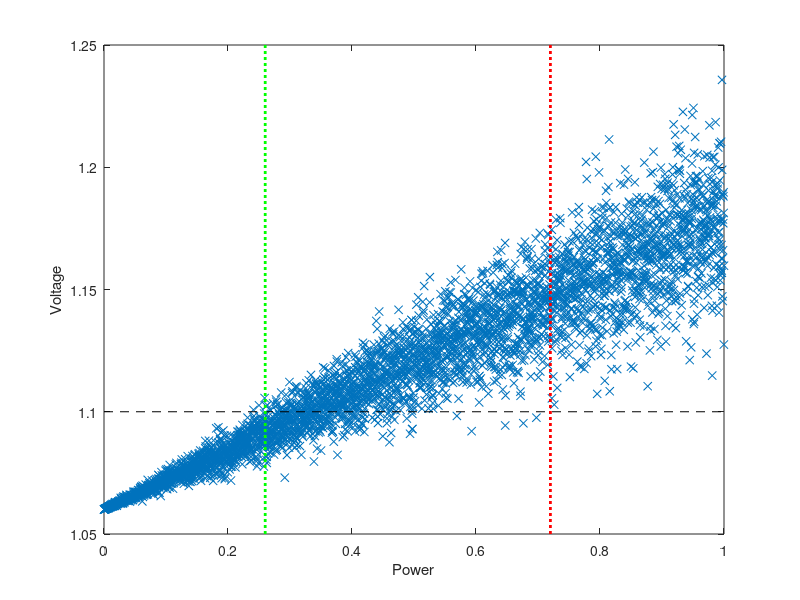

MATLAB code to generate this figure: (Note: this script raises an error after producing the figure.)
clear all

% FD = 'C:\Users\Matt\Documents\DPhil\malcolm_updates\wc181031\';
FD = 'C:\Users\chri3793\Documents\DPhil\malcolm_updates\wc181031\';
% fig = figure('Color','White','Position',[100 150 600 350]);
fig = figure('Color','White','Position',[100 150 400 350]);

Vp = 1.10;

rng('default')

FN = [FD,'full'];
x = linspace(0,1,4000);

y = 1.06 + 0.12*x + x.*0.02.*randn(size(x));
plot(x,y,'x')
hold on;
plot([0,1],[1,1]*Vp,'k--')

plot(0.26*[1,1],[1.05,1.25],'g:','Linewidth',2)
plot(0.72*[1,1],[1.05,1.25],'r:','Linewidth',2)

% FN = [FD,'methods'];
% subplot(121);
% nx = 4;
% nX = 1e3;

% x = linspace(1/nx,1,nx);
% X = ones(nX,1)*x;
% Y = 1.06 + 0.1*X + X.*0.02.*randn(size(X));

% boxplot(Y,x,'whisker',10); hold on;
% plot([0,11],[1,1]*Vp,'k--')

% xlabel('Power');
% ylabel('Voltage');

% subplot(122);
% y = Vp;
% x = 0.26 + 0.08*abs(randn(1e3,1));

% boxplot(x,y,'orientation','horizontal','widths',0.5,'whisker',10); hold on;
% plot([0,1],[1,1],'k--');
% axis([0,1,0,4]);
% yticks(linspace(0,4,9));
% yticklabels({'1.06','1.08','1.1','1.12','1.14','1.16','1.18','1.2','1.22'})

xlabel('Power');
ylabel('Voltage');


export_fig(fig,FN);
export_fig(fig,[FN,'.pdf'],'-dpdf');
saveas(fig,FN,'meta')